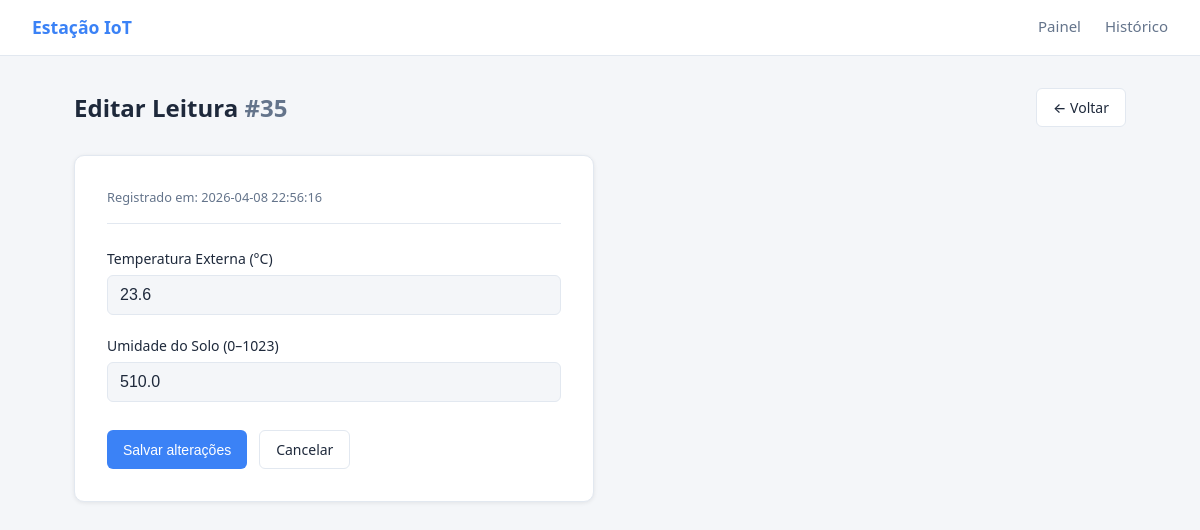
The app's page /editar/35 with its own data.
### tables this page shows
CREATE TABLE leituras (
  id INTEGER PRIMARY KEY AUTOINCREMENT,
  temperatura_externa REAL NOT NULL,
  umidade_do_solo REAL NOT NULL,
  timestamp DATETIME DEFAULT (datetime('now','localtime'))
);

### app.py (the view)
@app.route('/editar/<int:id>')
def editar(id):
    leitura = buscar_leitura(id)
    if leitura is None:
        abort(404)
    return render_template('editar.html', leitura=leitura)

### database.py (called while the page is built)
def get_db_connection():
    conn = sqlite3.connect(DB_PATH, timeout=10)
    conn.execute('PRAGMA journal_mode=WAL')
    conn.execute('PRAGMA busy_timeout=5000')
    conn.row_factory = sqlite3.Row
    return conn

def buscar_leitura(id):
    with get_db_connection() as conn:
        row = conn.execute(
            'SELECT * FROM leituras WHERE id = ?',
            (id,)
        ).fetchone()
        return dict(row) if row else None

### templates/editar.html (shortened to what this page needs)
{% extends "base.html" %}
{% block content %}
<div class="page-header">
  <h1>Editar Leitura <span class="muted">#{{ leitura.id }}</span></h1>
  <a href="/historico" class="btn btn-secondary">← Voltar</a>
</div>
<div class="form-card">
  <div class="form-meta">
    <span>Registrado em: {{ leitura.timestamp }}</span>
  </div>
  <form id="formEditar">
    <div class="form-group">
      <label for="temperatura_externa">Temperatura Externa (°C)</label>
      <input
        type="number"
        step="0.1"
        id="temperatura_externa"
        name="temperatura_externa"
        value="{{ leitura.temperatura_externa }}"
        required
      />
    </div>
    <div class="form-group">
      <label for="umidade_do_solo">Umidade do Solo (0–1023)</label>
      <input
        type="number"
        step="1"
        id="umidade_do_solo"
        name="umidade_do_solo"
        value="{{ leitura.umidade_do_solo }}"
        required
      />
    </div>
    <div class="form-actions">
      <button type="submit" class="btn btn-primary">Salvar alterações</button>
      <a href="/historico" class="btn btn-secondary">Cancelar</a>
    </div>
  </form>
</div>
{% endblock %}

### static/css/style.css (style rules this page uses)
*, *::before, *::after { box-sizing: border-box; margin: 0; padding: 0; }
:root { --bg: #f4f6f9; --surface: #ffffff; --border: #e2e8f0; --primary: #3b82f6; --primary-dark: #2563eb; --danger: #ef4444; --danger-dark: #dc2626; --edit: #10b981; --edit-dark: #059669; --text: #1e293b; --muted: #64748b; --radius: 10px; --shadow: 0 1px 4px rgba(0, 0, 0, 0.08); }
body { font-family: system-ui, -apple-system, sans-serif; background: var(--bg); color: var(--text); font-size: 15px; line-height: 1.5; }
a { color: inherit; text-decoration: none; }
.page-header { display: flex; align-items: center; justify-content: space-between; flex-wrap: wrap; gap: 1rem; margin-bottom: 1.75rem; }
.page-header h1 { font-size: 1.5rem; font-weight: 700; }
.muted { color: var(--muted); }
.btn { display: inline-flex; align-items: center; gap: 6px; padding: 8px 16px; border-radius: 6px; border: none; font-size: 0.875rem; font-weight: 500; cursor: pointer; transition: background 0.15s, opacity 0.15s; }
.btn-primary { background: var(--primary); color: #fff; }
.btn-secondary { background: var(--surface); color: var(--text); border: 1px solid var(--border); }
.form-card { background: var(--surface); border: 1px solid var(--border); border-radius: var(--radius); box-shadow: var(--shadow); padding: 2rem; max-width: 520px; }
.form-meta { font-size: 0.8rem; color: var(--muted); margin-bottom: 1.5rem; padding-bottom: 1rem; border-bottom: 1px solid var(--border); }
.form-group { display: flex; flex-direction: column; gap: 6px; margin-bottom: 1.25rem; }
.form-group label { font-size: 0.875rem; font-weight: 500; color: var(--text); }
.form-group input { padding: 10px 12px; border: 1px solid var(--border); border-radius: 6px; font-size: 1rem; color: var(--text); background: var(--bg); transition: border-color 0.15s, box-shadow 0.15s; }
.form-actions { display: flex; gap: 12px; margin-top: 1.75rem; }

### records on screen
leituras: id "35", timestamp "2026-04-08 22:56:16", temperatura_externa "23.6", umidade_do_solo "510.0"
